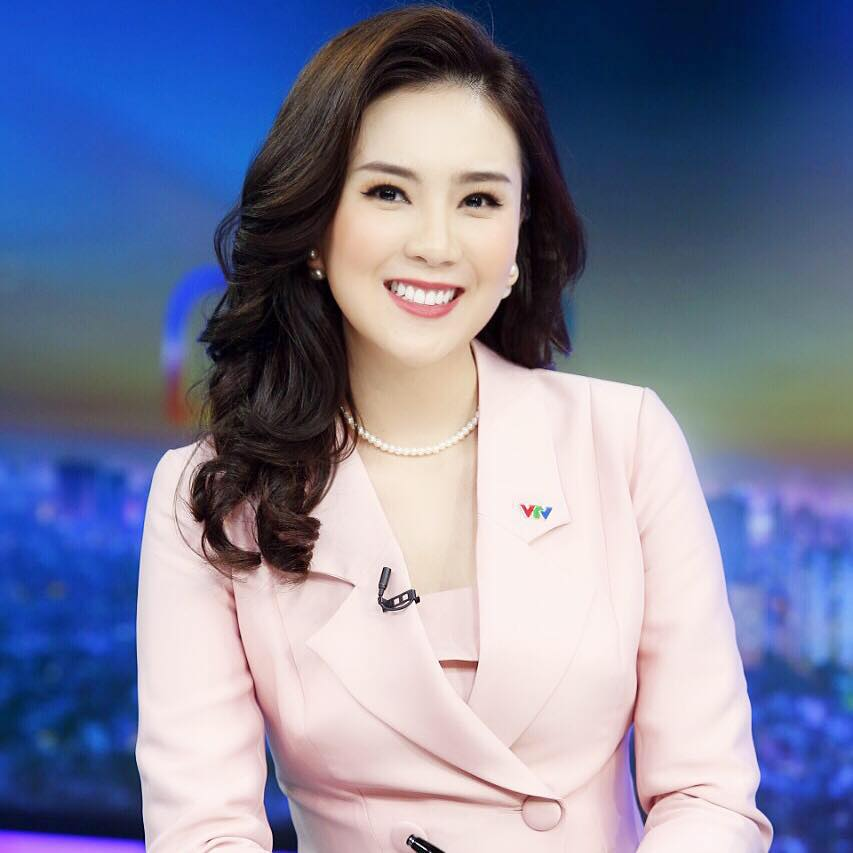
#> input picture Basic/Module_1_CV_Basic/mai-ngoc.jpg, 853 x 853 px
$ python 1.4.8_masking.py --image mai-ngoc.jpg
#> lines starting #> are read from the running program, lines starting #| are printed output that depends on the picture; after the words box and inside, x2 and y2 are one past the last pixel; in counts of white or black regions, pixels touching at a corner belong together
# USAGE
# python masking.py --image mai-ngoc.jpg

# import the necessary packages
import numpy as np
import argparse
import cv2

# construct the argument parser and parse the arguments
ap = argparse.ArgumentParser()
ap.add_argument("-i", "--image", required=True, help="Path to the image")
args = vars(ap.parse_args())

# load the image and display it it
image = cv2.imread(args["image"])
#> image is the input picture: shape (853, 853, 3); mean B, G, R 156.1, 129.3, 124.9
cv2.imshow("Original", image)

# Masking allows us to focus only on parts of an image that interest us.
# A mask is the same size as our image, but has only two pixel values,
# 0 and 255. Pixels with a value of 0 are ignored in the orignal image,
# and mask pixels with a value of 255 are allowed to be kept. For example,
# let's construct a rectangular mask that displays only the person in
# the image
mask = np.zeros(image.shape[:2], dtype="uint8")
cv2.rectangle(mask, (0, 90), (290, 450), 255, -1)
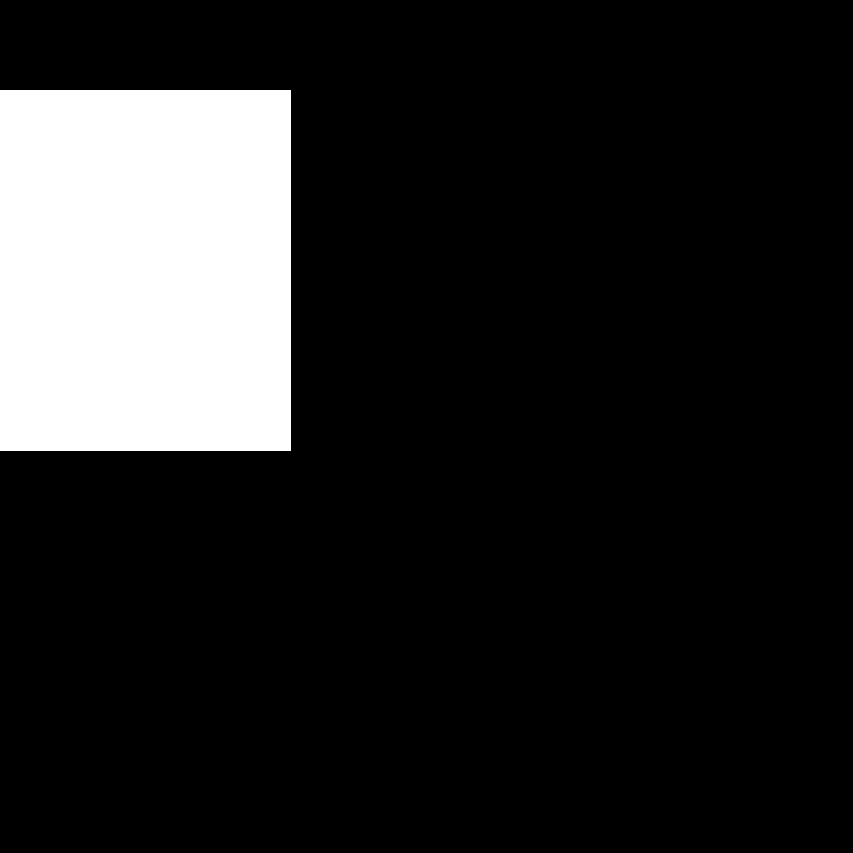
#> mask: shape (853, 853); 14.4% white; 1 white region, box (x1, y1, x2, y2) and area: (0, 90, 291, 451) 105051
cv2.imshow("Mask", mask)

# Apply out mask -- notice how only the person in the image is cropped out
masked = cv2.bitwise_and(image, image, mask=mask)
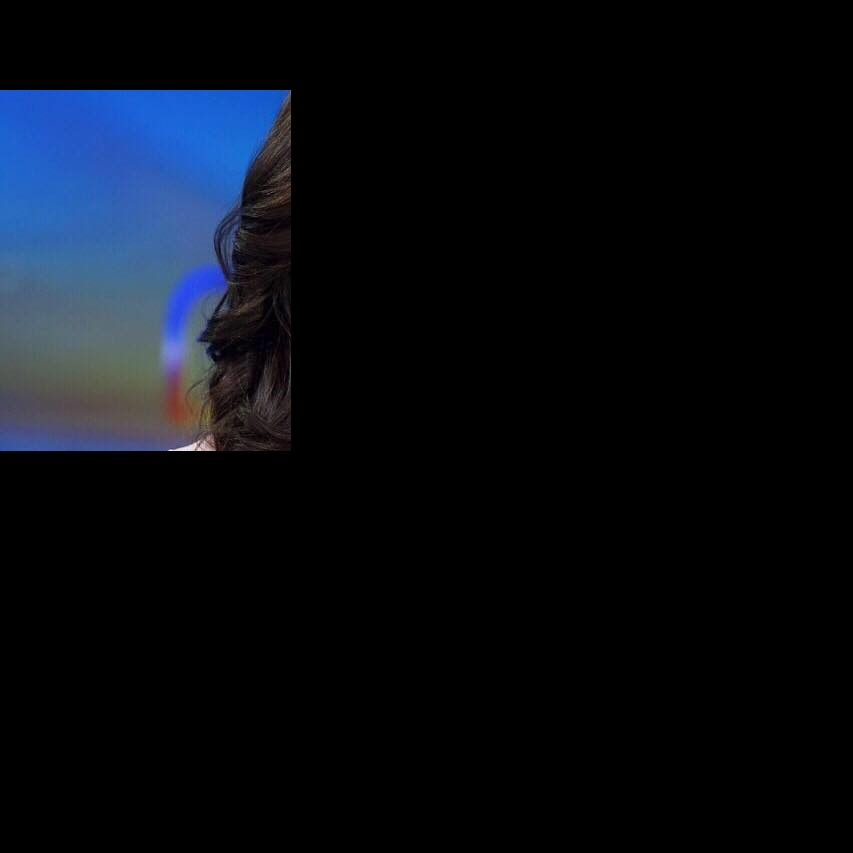
#> masked: shape (853, 853, 3); mean B, G, R 18.7, 11.9, 8.1
cv2.imshow("Mask Applied to Image", masked)
cv2.waitKey(0)

# Now, let's make a circular mask with a radius of 100 pixels and apply the
# mask again
mask = np.zeros(image.shape[:2], dtype="uint8")
cv2.circle(mask, (145, 200), 100, 255, -1)
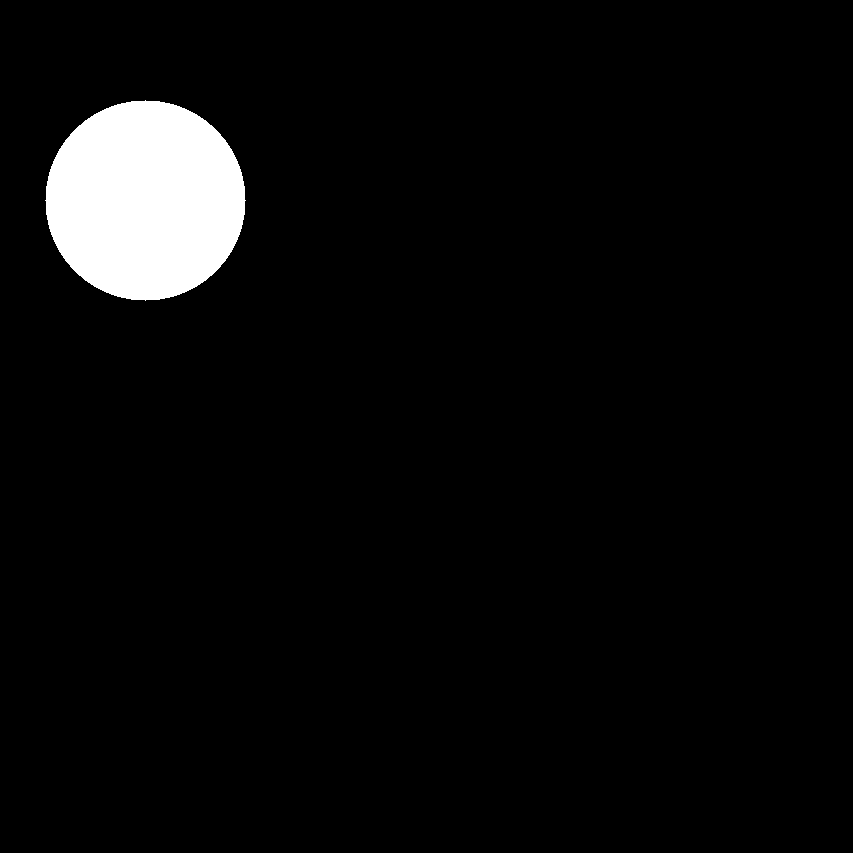
#> mask: shape (853, 853); 4.3% white; 1 white region, box (x1, y1, x2, y2) and area: (45, 100, 246, 301) 31417
masked = cv2.bitwise_and(image, image, mask=mask)
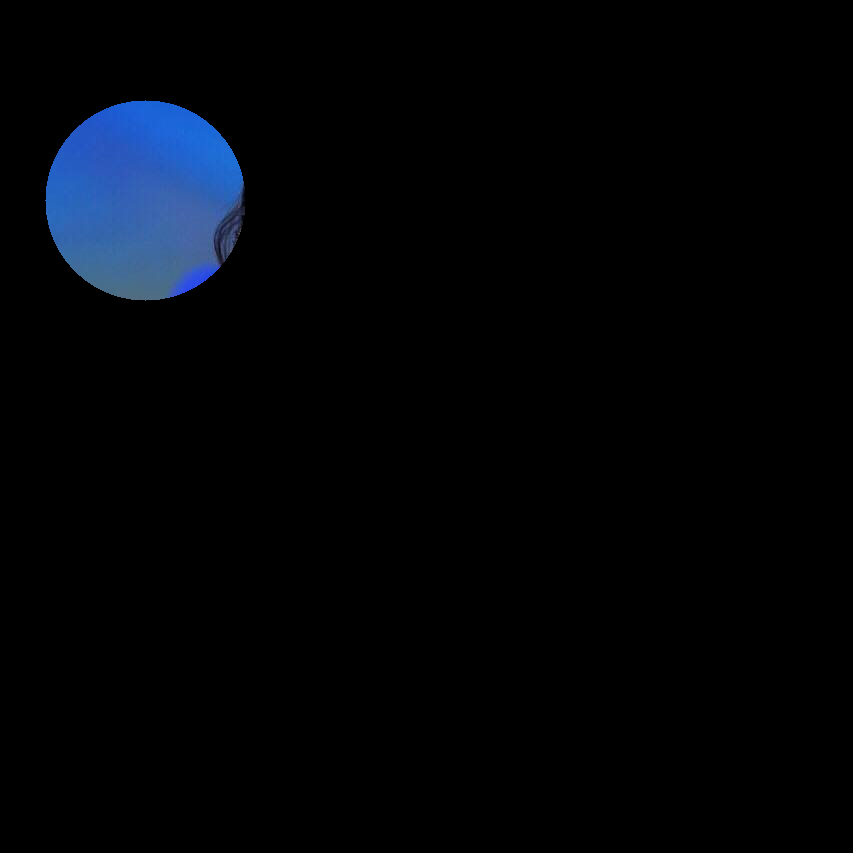
#> masked: shape (853, 853, 3); mean B, G, R 7.7, 4.2, 2.1
cv2.imshow("Mask", mask)
cv2.imshow("Mask Applied to Image", masked)
cv2.waitKey(0)
